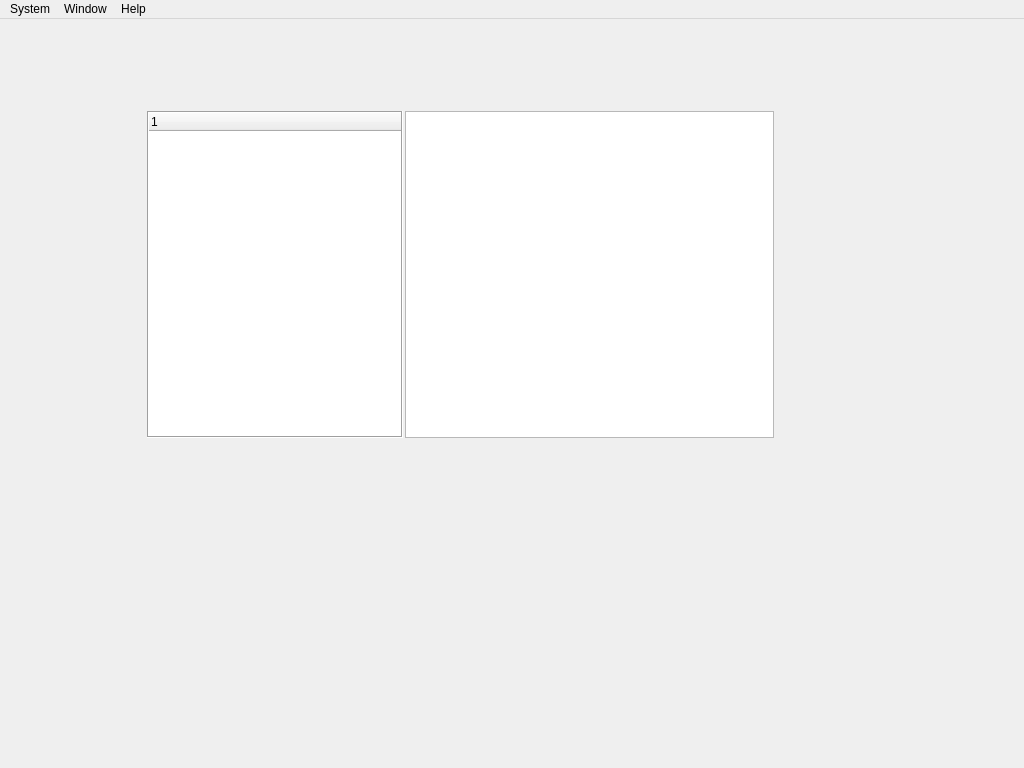
<?xml version="1.0" encoding="UTF-8"?>
<ui version="4.0">
 <class>MainWindow</class>
 <widget class="QMainWindow" name="MainWindow">
  <property name="geometry">
   <rect>
    <x>0</x>
    <y>0</y>
    <width>1024</width>
    <height>768</height>
   </rect>
  </property>
  <property name="windowTitle">
   <string>MainWindow</string>
  </property>
  <widget class="QWidget" name="centralwidget">
   <widget class="QWidget" name="horizontalLayoutWidget">
    <property name="geometry">
     <rect>
      <x>145</x>
      <y>90</y>
      <width>631</width>
      <height>331</height>
     </rect>
    </property>
    <layout class="QHBoxLayout" name="horizontalLayout" stretch="0,2">
     <property name="spacing">
      <number>2</number>
     </property>
     <property name="sizeConstraint">
      <enum>QLayout::SetMaximumSize</enum>
     </property>
     <property name="leftMargin">
      <number>2</number>
     </property>
     <property name="topMargin">
      <number>2</number>
     </property>
     <property name="rightMargin">
      <number>2</number>
     </property>
     <property name="bottomMargin">
      <number>2</number>
     </property>
     <item>
      <widget class="QTreeWidget" name="treeWidget">
       <property name="frameShape">
        <enum>QFrame::Box</enum>
       </property>
       <property name="frameShadow">
        <enum>QFrame::Sunken</enum>
       </property>
       <column>
        <property name="text">
         <string notr="true">1</string>
        </property>
       </column>
      </widget>
     </item>
     <item>
      <widget class="QTextEdit" name="textEdit">
       <property name="cursorWidth">
        <number>1</number>
       </property>
      </widget>
     </item>
    </layout>
   </widget>
   <widget class="QMdiArea" name="mdiArea">
    <property name="geometry">
     <rect>
      <x>0</x>
      <y>0</y>
      <width>1024</width>
      <height>745</height>
     </rect>
    </property>
    <property name="background">
     <brush brushstyle="NoBrush">
      <color alpha="255">
       <red>221</red>
       <green>221</green>
       <blue>221</blue>
      </color>
     </brush>
    </property>
   </widget>
   <zorder>mdiArea</zorder>
   <zorder>horizontalLayoutWidget</zorder>
  </widget>
  <widget class="QMenuBar" name="menubar">
   <property name="geometry">
    <rect>
     <x>0</x>
     <y>0</y>
     <width>1024</width>
     <height>23</height>
    </rect>
   </property>
   <widget class="QMenu" name="menuSystem">
    <property name="title">
     <string>System</string>
    </property>
    <addaction name="action"/>
    <addaction name="separator"/>
   </widget>
   <widget class="QMenu" name="menuWindow">
    <property name="title">
     <string>Window</string>
    </property>
   </widget>
   <widget class="QMenu" name="menuHelp">
    <property name="title">
     <string>Help</string>
    </property>
   </widget>
   <addaction name="menuSystem"/>
   <addaction name="menuWindow"/>
   <addaction name="menuHelp"/>
  </widget>
  <action name="action">
   <property name="text">
    <string>變更密碼</string>
   </property>
  </action>
 </widget>
 <resources/>
 <connections/>
</ui>
